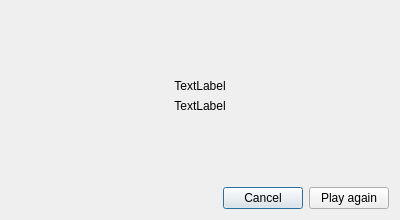
<?xml version="1.0" encoding="UTF-8"?>
<ui version="4.0">
 <class>bm::gui::FastGameOverDialog</class>
 <widget class="QDialog" name="bm::gui::FastGameOverDialog">
  <property name="geometry">
   <rect>
    <x>0</x>
    <y>0</y>
    <width>400</width>
    <height>220</height>
   </rect>
  </property>
  <property name="windowTitle">
   <string>Dialog</string>
  </property>
  <layout class="QVBoxLayout" name="verticalLayout">
   <item>
    <spacer name="verticalSpacer">
     <property name="orientation">
      <enum>Qt::Vertical</enum>
     </property>
     <property name="sizeHint" stdset="0">
      <size>
       <width>20</width>
       <height>81</height>
      </size>
     </property>
    </spacer>
   </item>
   <item>
    <widget class="QLabel" name="gameResultLabel">
     <property name="text">
      <string>TextLabel</string>
     </property>
     <property name="alignment">
      <set>Qt::AlignCenter</set>
     </property>
    </widget>
   </item>
   <item>
    <widget class="QLabel" name="botsKilledLabel">
     <property name="text">
      <string>TextLabel</string>
     </property>
     <property name="alignment">
      <set>Qt::AlignCenter</set>
     </property>
    </widget>
   </item>
   <item>
    <spacer name="verticalSpacer_2">
     <property name="orientation">
      <enum>Qt::Vertical</enum>
     </property>
     <property name="sizeHint" stdset="0">
      <size>
       <width>20</width>
       <height>81</height>
      </size>
     </property>
    </spacer>
   </item>
   <item>
    <layout class="QHBoxLayout" name="horizontalLayout">
     <item>
      <spacer name="horizontalSpacer">
       <property name="orientation">
        <enum>Qt::Horizontal</enum>
       </property>
       <property name="sizeHint" stdset="0">
        <size>
         <width>40</width>
         <height>20</height>
        </size>
       </property>
      </spacer>
     </item>
     <item>
      <widget class="QPushButton" name="cancelButton">
       <property name="text">
        <string>Cancel</string>
       </property>
      </widget>
     </item>
     <item>
      <widget class="QPushButton" name="onceMoreGameButton">
       <property name="text">
        <string>Play again</string>
       </property>
      </widget>
     </item>
    </layout>
   </item>
  </layout>
 </widget>
 <resources/>
 <connections/>
</ui>
